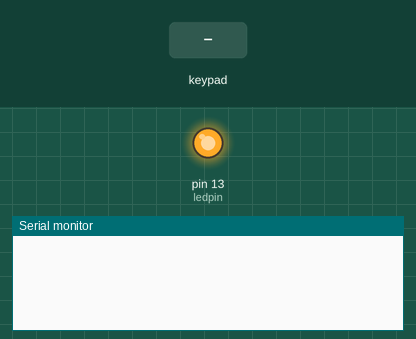
Bench run of a sketch on a simulated Arduino Uno, built with avr-gcc and run on an emulated ATmega328P. Shown: output pins drawn as LEDs (lit = HIGH), the last lines printed to the serial monitor. The test bench sets the inputs (shaded band).

Above: at 1.2 s.
1.3 s: key '0' pressed
At 2.2 s:
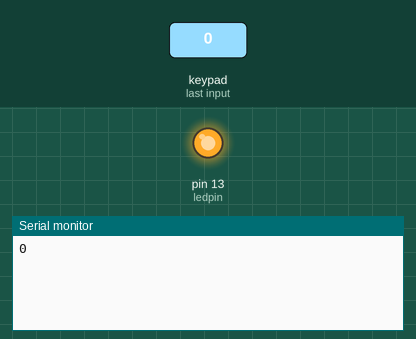
2.8 s: keypad keys 8 9 1 0 1 1 A pressed 0.4 s apart
At 6.4 s:
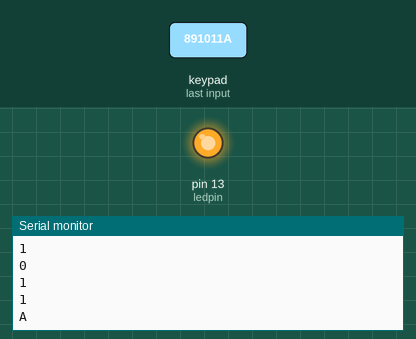
7.1 s: key 'B' pressed
At 7.8 s:
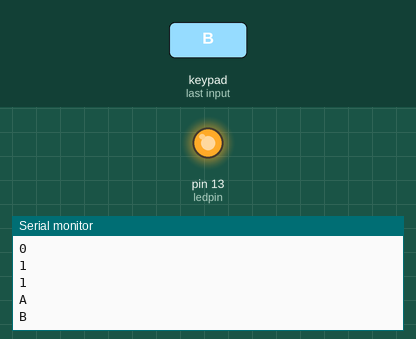
8.6 s: keypad keys 8 9 1 0 1 1 D pressed 0.4 s apart
At 12.2 s:
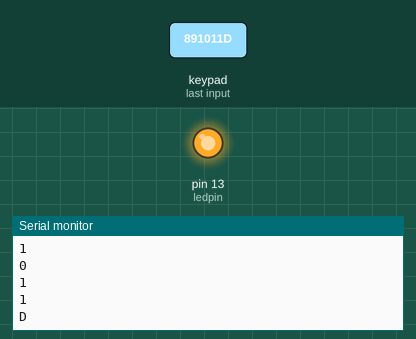
12.9 s: key 'C' pressed
At 13.4 s:
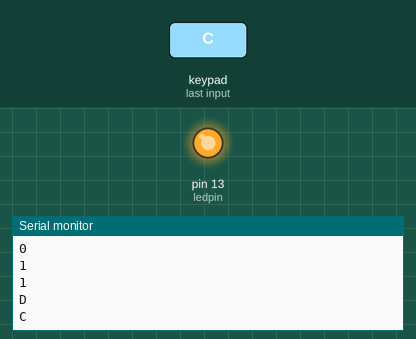
Timing chart, 0 to 15.4 s (numbered marks = the images above; inputs shaded):
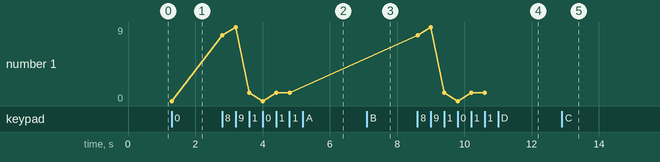

Measured:
- after the input at 1.3 s, the serial monitor: prints a new line at once (image 1)
- after the input at 2.8 s, the serial monitor: prints a new line at once (image 2)
- after the input at 7.1 s, the serial monitor: prints a new line at once (image 3)
- after the input at 8.6 s, the serial monitor: prints a new line at once (image 4)
- after the input at 12.9 s, the serial monitor: prints a new line at once (image 5)
- plotted number 1: 0 → 1 after the input at 2.8 s

The sketch:

keypad.ino
```cpp
#include <Keypad.h>

const byte ROWS = 4; // Four rows
const byte COLS = 4; // Three columns
// Define the Keymap
char keys[ROWS][COLS] = {
  {'0','1','2','3'},
  {'4','5','6','7'},
  {'8','9','A','B'},
  {'C','D','E','F'}
};
// Connect keypad ROW0, ROW1, ROW2 and ROW3 to these Arduino pins.
byte rowPins[ROWS] = { 8, 9, 10, 11 };
// Connect keypad COL0, COL1 and COL2 to these Arduino pins.
byte colPins[COLS] = { 7, 6, 5, 4 };

// Create the Keypad
Keypad kpd = Keypad( makeKeymap(keys), rowPins, colPins, ROWS, COLS );

#define ledpin 13

void setup()
{
  pinMode(ledpin,OUTPUT);
  digitalWrite(ledpin, HIGH);
  Serial.begin(9600);
}

void loop()
{
  char key = kpd.getKey();
  if(key)  // Check for a valid key.
  {
      Serial.println(key);
  }
}
```
